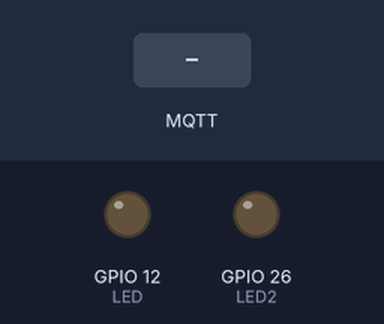
Simulated run of this sketch. Board: ESP32. Shown: output pins drawn as LEDs (lit = HIGH). Inputs (shaded band) come from the test bench. WiFi joins after 1.5 s; servers stay silent unless stated; no MQTT or app messages arrive unless stated; what the sketch prints to the serial monitor is not drawn.

Above: at 2.7 s.
2.8 s: MQTT message "5" arrives on the first subscribed topic
At 3.4 s:
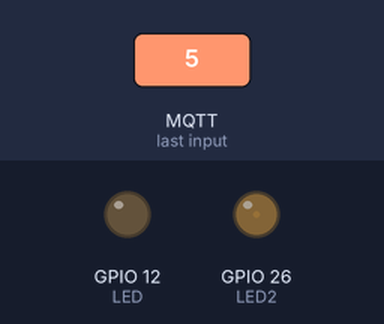
4.3 s: MQTT message "90" arrives on the first subscribed topic
At 4.6 s:
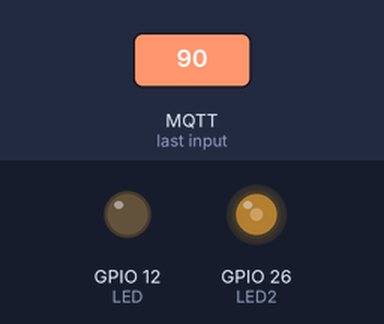
5.8 s: MQTT message "200" arrives on the first subscribed topic
At 6.9 s:
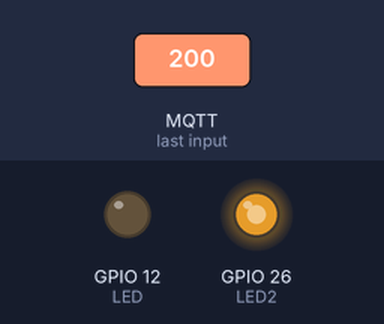
Timing chart, 0 to 8.8 s (numbered marks = the images above; inputs shaded):
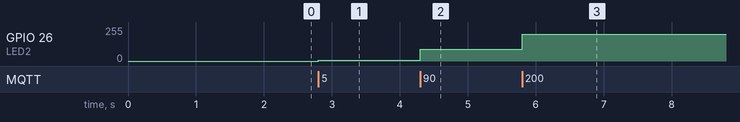

The sketch:

Node-red_LED_PWM.ino
```cpp
//#include <ESP8266WiFi.h>
#include <WiFi.h>
#include <PubSubClient.h>

#include <Wire.h>


const char* ssid = "iPhone ของ Pon";
const char* password = "ponBamkyrr";

const char* mqtt_server = "172.20.10.5";

WiFiClient espClient;
PubSubClient client(espClient);


const int LED = 12;
const int LED2 = 26;
const int LED3 = 32;


const int freq = 5000;
const int ledChannel = 0;
const int resolution = 8;


void setup_wifi() {
  delay(10);
  // We start by connecting to a WiFi network
  Serial.println();
  Serial.print("Connecting to ");
  Serial.println(ssid);
  WiFi.begin(ssid, password);
  while (WiFi.status() != WL_CONNECTED) {
    delay(500);
    Serial.print(".");
  }
  Serial.println("");
  Serial.print("WiFi connected - ESP IP address: ");
  Serial.println(WiFi.localIP());
}


void callback(char* topic, byte* message, unsigned int length) {
  Serial.print("Message arrived on topic: ");
  Serial.print(topic);
  Serial.print(". Message: ");
  String messageTemp;


  for (int i = 0; i < length; i++) {
    Serial.print((char)message[i]);
    messageTemp += (char)message[i];
  }
  Serial.println();

  if (messageTemp == "GET") {
    client.publish("LED/ON-OFF", (digitalRead(LED) ? "LEDON" : "LEDOFF"));
    Serial.println("Send !");
    return;
  }

 if (isNumeric(messageTemp)) {
      int x = messageTemp.toInt();
      ledcWrite(ledChannel, x);
    }

    Serial.println();

}
void reconnect() {
  // Loop until we're reconnected
  while (!client.connected()) {
    Serial.print("Attempting MQTT connection...");

    if (client.connect("ESP8266Client")) {
      Serial.println("connected");
      // Subscribe or resubscribe to a topic
      // You can subscribe to more topics (to control more LEDs in this example)

    } else {
      Serial.print("failed, rc=");
      Serial.print(client.state());
      Serial.println(" try again in 5 seconds");
      // Wait 5 seconds before retrying
      delay(5000);
    }
  }


  client.subscribe("LED/ON-OFF");

}

boolean isNumeric(String str) {
  unsigned int stringLength = str.length();

  if (stringLength == 0) {
    return false;
  }

  boolean seenDecimal = false;

  for (unsigned int i = 0; i < stringLength; ++i) {
    if (isDigit(str.charAt(i))) {
      continue;
    }

    if (str.charAt(i) == '.') {
      if (seenDecimal) {
        return false;
      }
      seenDecimal = true;
      continue;
    }
    return false;
  }
  return true;
}


void setup() {
  // put your setup code here, to run once:
  pinMode(LED, OUTPUT);
  pinMode(LED2, OUTPUT);


  ledcSetup(ledChannel, freq, resolution);
  ledcAttachPin(LED2, ledChannel);

  Serial.begin(115200);
  setup_wifi();

  client.setServer(mqtt_server, 1883);
  client.setCallback(callback);
}

void loop() {
  // put your main code here, to run repeatedly:
  if (!client.connected()) {
    reconnect();

  }
  if (!client.loop()) {
    client.connect("ESP8266Client");

  }
}
```

Measured:
- after the input at 2.8 s, GPIO 26 (LED2): 0/255 → 5/255 at once
- after the input at 4.3 s, GPIO 26 (LED2): 5/255 → 90/255 at once
- after the input at 5.8 s, GPIO 26 (LED2): 90/255 → 199/255 at once
